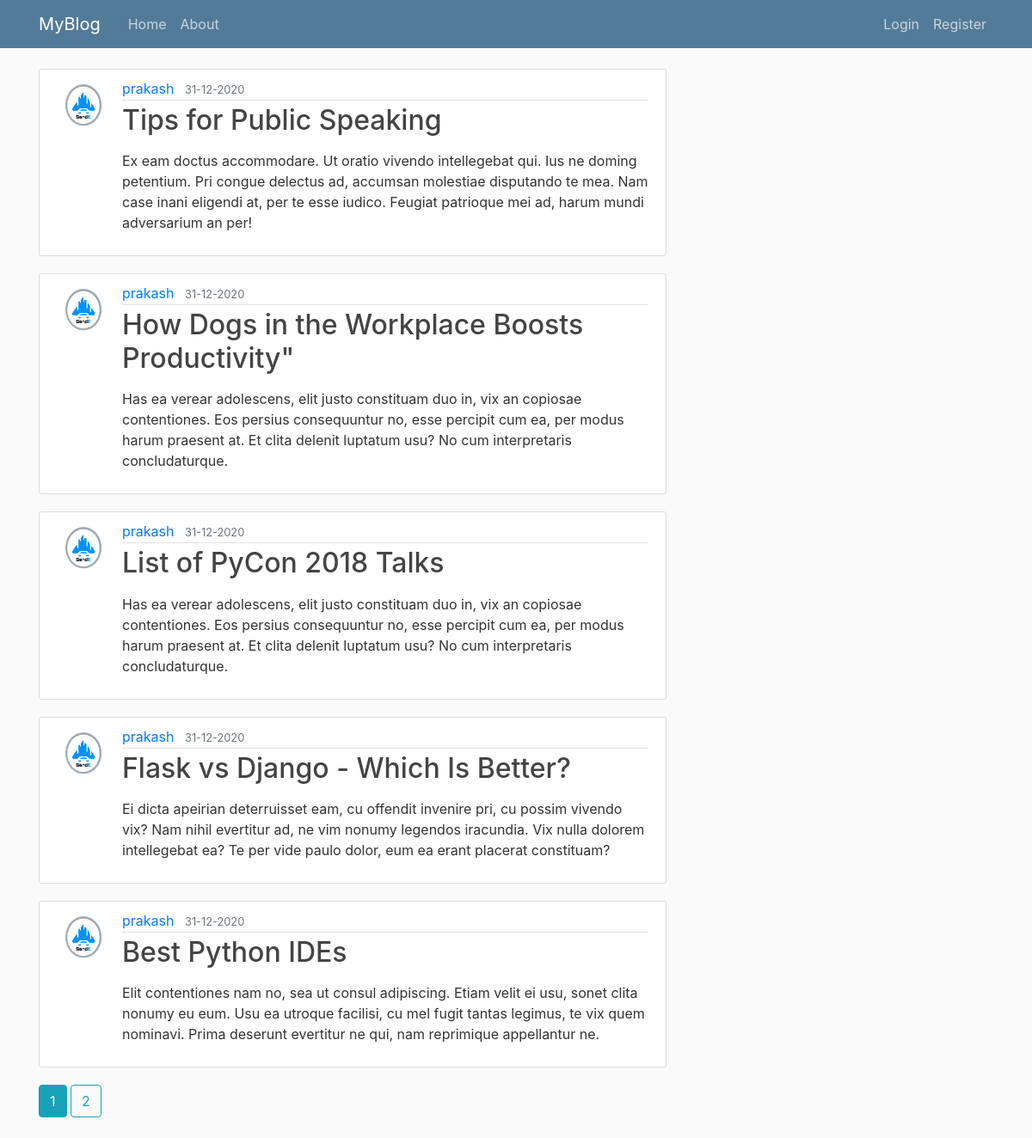
Page /home on the earlier database version.
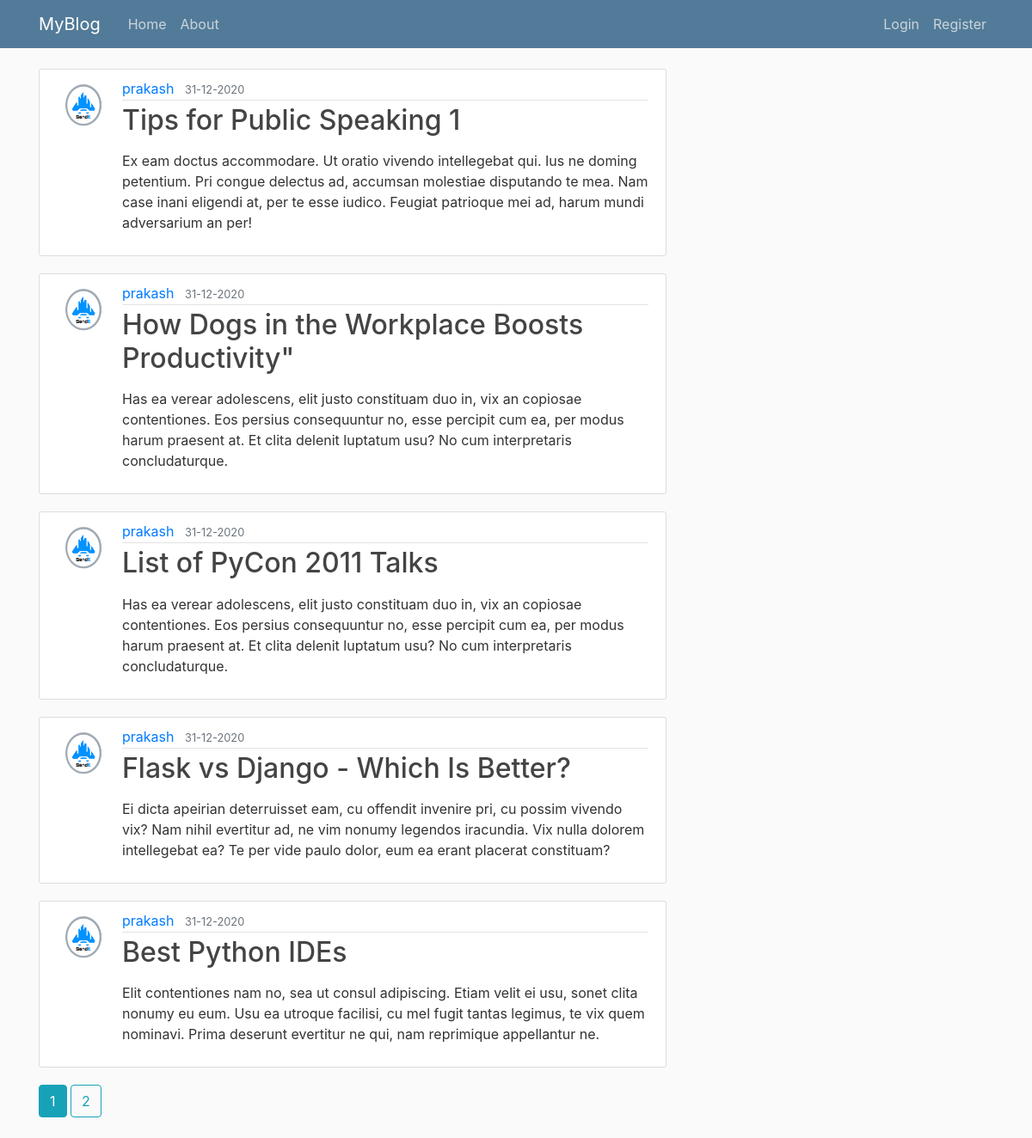
Same page on the later database version.
### flask_blog/models.py (models this page shows, shortened)
class Post(db.Model):
    id =db.Column(db.Integer, primary_key=True)
    title = db.Column(db.String(100),nullable=False)
    date_posted = db.Column(db.DateTime, nullable=False, default = datetime.utcnow)
    content = db.Column(db.Text, nullable=False)
    user_id = db.Column(db.Integer, db.ForeignKey('user.id'), nullable=False)

class User(db.Model, UserMixin):
    id =db.Column(db.Integer, primary_key=True)
    username = db.Column(db.String(20), unique=True, nullable=False)
    email = db.Column(db.String(50), unique=True, nullable=False)
    image_file = db.Column(db.String(20), nullable=False, default='default.jpg')
    password = db.Column(db.String(60), nullable=False)
    posts = db.relationship('Post', backref='author', lazy=True)

### flask_blog/main/routes.py (the view)
@main.route('/')
@main.route('/home')
def home():
    page= request.args.get('page',1, type=int)
    posts = Post.query.order_by(Post.date_posted.desc()).paginate(page=page,per_page=5)
    return render_template('home.html', posts=posts)

### flask_blog/templates/home.html (shortened to what this page needs)
{%extends "layout.html"%}
{% block content %}
    {%  for post in posts.items  %}
    <article class="media content-section">
        <img class="rounded-circle article-img" src="{{ url_for('static', filename='profile_pics/' + post.author.image_file) }}">
        <div class="media-body">
            <div class="article-metadata">
            <a class="mr-2" href="{{ url_for('users.user_posts', username=post.author.username) }}">{{ post.author.username }}</a>
            <small class="text-muted">{{ post.date_posted.strftime('%d-%m-%Y') }}</small>
            </div>
            <h2><a class="article-title" href="{{ url_for('posts.post', post_id=post.id) }}">{{ post.title }}</a></h2>
            <p class="article-content">{{ post.content|safe }}</p>
        </div>
    </article>
    {% endfor %}
    {%  for pagenum in posts.iter_pages(left_edge=1, right_edge=1, left_current=1, right_current=2)  %}
        {% if pagenum %}
            {% if posts.page == pagenum %}
                <a class="btn btn-info mb-4" href="{{ url_for('main.home', page=pagenum) }}">{{ pagenum }}</a>
            {% else %}
                <a class="btn btn-outline-info mb-4" href="{{ url_for('main.home', page=pagenum) }}">{{ pagenum }}</a>
            {% endif %}
        {% else %}
            ...
        {% endif %}
    {% endfor %}
{% endblock content %}

Differences in the rows shown:
changed Post: title "Tips for Public Speaking" → "Tips for Public Speaking 1"
changed Post: title "List of PyCon 2018 Talks" → "List of PyCon 2011 Talks"
